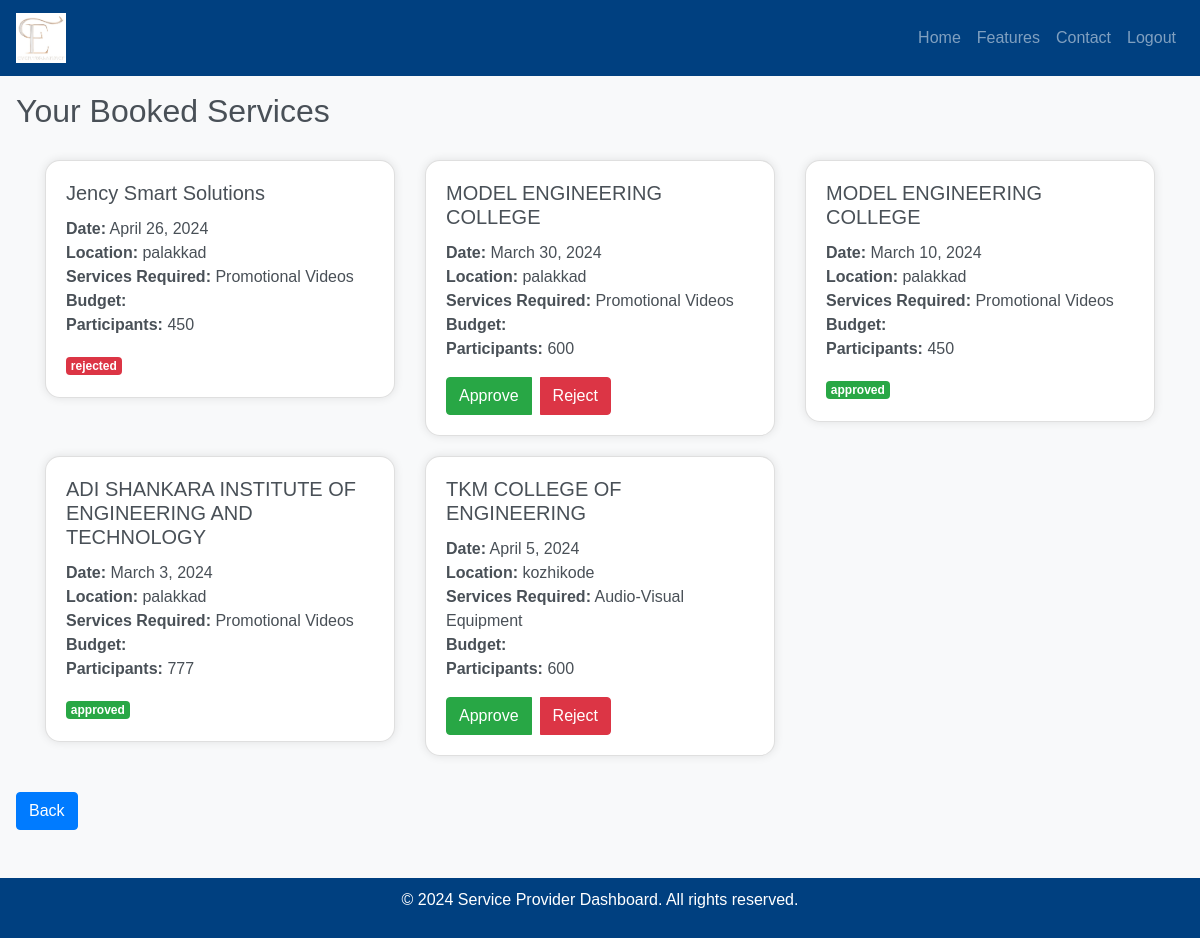
The app's page /view_bookings/ (signed in), older data.
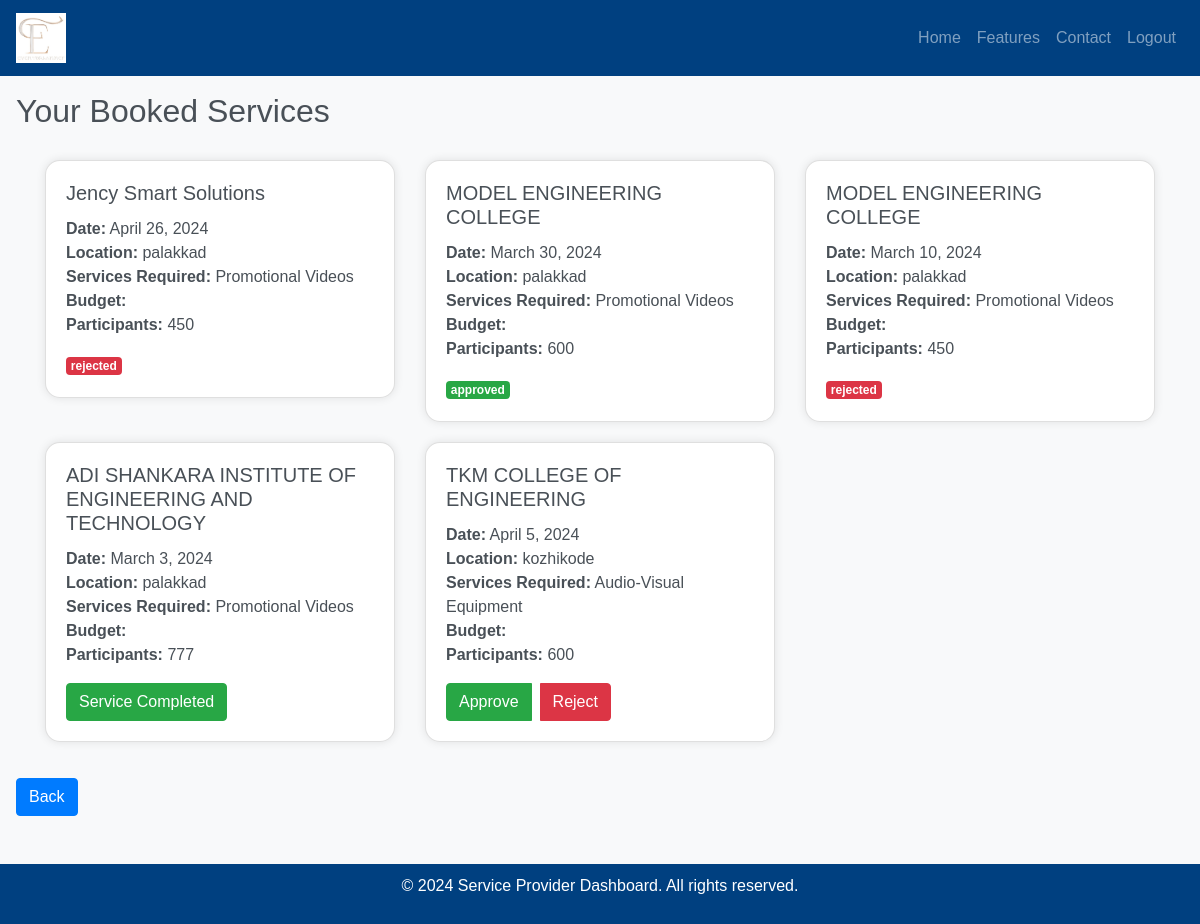
The same page, newer data.
### eventapp/models.py (models this page shows, shortened)
class BookService(models.Model):
    service = models.ForeignKey(Service, on_delete=models.CASCADE)
    location = models.CharField(max_length=100)
    services_required = models.TextField()
    participants = models.IntegerField()
    date = models.DateField(null=True)
    org_user=models.ForeignKey(CustomUser, on_delete=models.CASCADE,null=True,blank=True)
    status = models.TextField(default="pending")

### eventapp/views.py (the view)
# urls.py: path('view_bookings/', views.view_bookings, name='view_bookings'),
def view_bookings(request):
    current_user = request.user
    booked_services = BookService.objects.filter(service__org_user=current_user)
    unique_org_users = booked_services.values_list('org_user', flat=True).distinct()
    organizer = EventOrganizer.objects.filter(org_user__in=unique_org_users)
    return render(request, 'view_bookings.html', {'booked_services': booked_services, 'organizer': organizer})

### templates/view_bookings.html (shortened to what this page needs)
{% load static%}
<!DOCTYPE html>
<html lang="en">
<head>
  <link rel="stylesheet" href="https://maxcdn.bootstrapcdn.com/bootstrap/4.5.2/css/bootstrap.min.css">
</head>
<body>
  <nav class="navbar navbar-expand-lg navbar-dark">
    <a class="navbar-brand" href="#">
        <img src="{% static 'images/logo.jpg' %}" alt="Logo" width="50">
      </a>
    <div class="collapse navbar-collapse" id="navbarNav">
        <ul class="navbar-nav ml-auto">
            <li class="nav-item ">
                <a class="nav-link" href="{% url 'eventapp:providerhome' %}">Home <span class="sr-only">(current)</span></a>
            </li>
            <li class="nav-item">
                <a class="nav-link" href="#features">Features</a>
            </li>
            <li class="nav-item">
                <a class="nav-link" href="#contact">Contact</a>
            </li>
            <li class="nav-item">
                {% if user.is_authenticated %}
                <li class="nav-item"><a href="{% url 'eventapp:logout' %}" class="nav-link">Logout</a></li>
                {% endif %}
              </li>
        </ul>
    </div>
</nav>
  <h2 class="mt-3 ml-3">Your Booked Services</h2>
  {% if booked_services %}
    <div class="container">
      <div class="row">
        {% for booked_service in booked_services %}
          <div class="col-md-4">
            <div class="card">
              <div class="card-body">
                {% for org in organizer %}
                  {% if booked_service.org_user == org.org_user %}
                    <h5 class="card-title">{{ org.name }}</h5>
                  {% endif %}
                {% endfor %}
                <p class="card-text">
                  <strong>Date:</strong> {{ booked_service.date }} <br>
                  <strong>Location:</strong> {{ booked_service.location }} <br>
                  <strong>Services Required:</strong> {{ booked_service.services_required }} <br>
                  <strong>Budget:</strong> {{ booked_service.budget }} <br>
                  <strong>Participants:</strong> {{ booked_service.participants }}
                </p>
                <div class="btn-group" role="group" aria-label="Actions">
                  {% if booked_service.status == 'pending' %}
                    <a href="{% url 'approve_booking' booked_service.id %}" class="btn btn-success">Approve</a>
                    <a href="{% url 'reject_booking' booked_service.id %}" class="btn btn-danger ml-2">Reject</a>
                  {% elif booked_service.status == 'advance paid' %}
                  <a href="{% url 'service_complete' booked_service.id %}" class="btn btn-success">Service Completed</a>
                  {% elif booked_service.status == 'service completed'  %}
                    <span class="badge badge-success">
                      {{ booked_service.status }}
                    </span>
                  {% else %}
                    <span class="badge {% if booked_service.status == 'approved' %}badge-success{% elif booked_service.status == 'rejected' %}badge-danger{% endif %}">
                      {{ booked_service.status }}
                    </span>
                  {% endif %}
                </div>
              </div>
            </div>
          </div>
        {% endfor %}
      </div>
    </div>
  {% else %}
    <p class="ml-3">No booked services found.</p>
  {% endif %}
  <a href="javascript:history.back()" class="btn btn-primary mt-3 ml-3">Back</a>
  <footer class="mt-5">
    <p>&copy; 2024 Service Provider Dashboard. All rights reserved.</p>
  </footer>
</body>
</html>

Row changes from the older to the newer data that the page shows:
changed BookService: status (not shown) → "approved"; no longer shows "Approve Reject"
changed BookService "March 10, 2024": status "approved" → "rejected"
changed BookService "March 3, 2024": status "approved" → (not shown); now shows "Service Completed"
